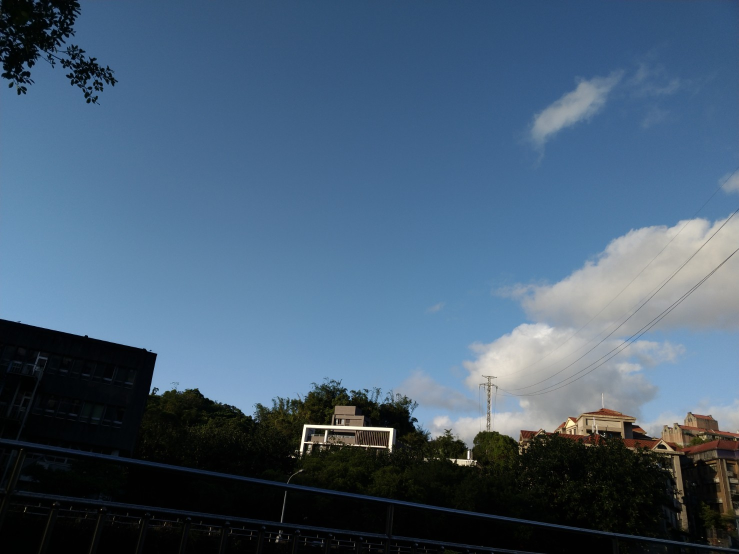
#> input picture hw3/B09901075/resource/frame1.jpg, 1478 x 1108 px (shown at 1/2 size); its folder holds 3 pictures in this run
$ python part4.py
#> lines starting #> are read from the running program, lines starting #| are printed output that depends on the picture
### hw3/B09901075/src/utils.py
import numpy as np


def solve_homography(u, v):
    """
    This function should return a 3-by-3 homography matrix,
    u, v are N-by-2 matrices, representing N corresponding points for v = T(u)
    :param u: N-by-2 source pixel location matrices
    :param v: N-by-2 destination pixel location matrices
    :return:
    """
    N = u.shape[0]
    H = None

    if v.shape[0] is not N:
        print('u and v should have the same size')
        return None
    if N < 4:
        print('At least 4 points should be given')

    # TODO: 1.forming A
    A_for_vx = np.concatenate((u, np.ones((N, 1)), np.zeros((N, 3)),
                               -1 * np.multiply(u[:, 0], v[:, 0]).reshape((N, 1)), # -ux * vx
                               -1 * np.multiply(u[:, 1], v[:, 0]).reshape((N, 1)), # -uy * vx
                               -1 * v[:, 0].reshape((N, 1))), axis=1) # -vx
    A_for_vy = np.concatenate((np.zeros((N, 3)), u, np.ones((N, 1)),
                               -1 * np.multiply(u[:, 0], v[:, 1]).reshape((N, 1)), # -ux * vy
                               -1 * np.multiply(u[:, 1], v[:, 1]).reshape((N, 1)), # -uy * vy
                               -1 * v[:, 1].reshape((N, 1))), axis=1) # -vy
    A = np.concatenate((A_for_vx, A_for_vy), axis=0)

    # # TODO: 2.solve H with A
    _, _, VT = np.linalg.svd(A)
    H = VT.T[:, -1]
    H = H / H[-1]
    H = H.reshape(3, 3)

    return H


def warping(src, dst, H, ymin, ymax, xmin, xmax, direction='b'):
    """
    Perform forward/backward warpping without for loops. i.e.
    for all pixels in src(xmin~xmax, ymin~ymax),  warp to destination
          (xmin=0,ymin=0)  source                       destination
                         |--------|              |------------------------|
                         |        |              |                        |
                         |        |     warp     |                        |
    forward warp         |        |  --------->  |                        |
                         |        |              |                        |
                         |--------|              |------------------------|
                                 (xmax=w,ymax=h)

    for all pixels in dst(xmin~xmax, ymin~ymax),  sample from source
                            source                       destination
                         |--------|              |------------------------|
                         |        |              | (xmin,ymin)            |
                         |        |     warp     |           |--|         |
    backward warp        |        |  <---------  |           |__|         |
                         |        |              |             (xmax,ymax)|
                         |--------|              |------------------------|

    :param src: source image
    :param dst: destination output image
    :param H:
    :param ymin: lower vertical bound of the destination(source, if forward warp) pixel coordinate
    :param ymax: upper vertical bound of the destination(source, if forward warp) pixel coordinate
    :param xmin: lower horizontal bound of the destination(source, if forward warp) pixel coordinate
    :param xmax: upper horizontal bound of the destination(source, if forward warp) pixel coordinate
    :param direction: indicates backward warping or forward warping
    :return: destination output image
    """

    h_src, w_src, ch = src.shape
    h_dst, w_dst, ch = dst.shape
    H_inv = np.linalg.inv(H)

    # TODO: 1.meshgrid the (x,y) coordinate pairs
    x, y = np.meshgrid(range(xmin, xmax), range(ymin, ymax))

    # TODO: 2.reshape the destination pixels as N x 3 homogeneous coordinate
    N = (xmax - xmin) * (ymax - ymin)
    U = np.concatenate((x.reshape((1, N)), y.reshape((1, N)), np.ones((1, N))), axis=0)

    if direction == 'b':
        # TODO: 3.apply H_inv to the destination pixels and retrieve (u,v) pixels, then reshape to (ymax-ymin),(xmax-xmin)
        V = np.dot(H_inv, U)
        V = np.divide(V, V[-1, :])
        Vx = np.rint(V[0, :].reshape(((ymax-ymin),(xmax-xmin))))
        Vy = np.rint(V[1, :].reshape(((ymax-ymin),(xmax-xmin))))
        # TODO: 4.calculate the mask of the transformed coordinate (should not exceed the boundaries of source image)
        x_mask = np.bitwise_and((Vx >= 0), (Vx < w_src))
        y_mask = np.bitwise_and((Vy >= 0), (Vy < h_src))
        mask = np.bitwise_and(x_mask, y_mask)
        # TODO: 5.sample the source image with the masked and reshaped transformed coordinates
        # TODO: 6. assign to destination image with proper masking
        valid_Vx = Vx[mask].astype(int)
        valid_Vy = Vy[mask].astype(int)
        dst[y[mask], x[mask]] = src[valid_Vy, valid_Vx]
        # pass

    elif direction == 'f':
        # TODO: 3.apply H to the source pixels and retrieve (u,v) pixels, then reshape to (ymax-ymin),(xmax-xmin)
        V = np.dot(H, U)
        V = np.divide(V, V[-1, :])
        Vx = np.rint(V[0, :].reshape(((ymax-ymin),(xmax-xmin))))
        Vy = np.rint(V[1, :].reshape(((ymax-ymin),(xmax-xmin))))
        # TODO: 4.calculate the mask of the transformed coordinate (should not exceed the boundaries of destination image)
        x_mask = np.bitwise_and((Vx >= 0), (Vx < w_dst))
        y_mask = np.bitwise_and((Vy >= 0), (Vy < h_dst))
        mask = np.bitwise_and(x_mask, y_mask)
        # TODO: 5.filter the valid coordinates using previous obtained mask
        # TODO: 6. assign to destination image using advanced array indicing
        valid_Vx = Vx[mask].astype(int)
        valid_Vy = Vy[mask].astype(int)
        dst[valid_Vy, valid_Vx, :] = src[mask]
        # pass

    return dst

### hw3/B09901075/src/part4.py
import numpy as np
import cv2
import random
from tqdm import tqdm
from utils import solve_homography, warping

random.seed(999)

def panorama(imgs):
    """
    Image stitching with estimated homograpy between consecutive
    :param imgs: list of images to be stitched
    :return: stitched panorama
    """
    h_max = max([x.shape[0] for x in imgs])
    w_max = sum([x.shape[1] for x in imgs])
    w = 0

    # create the final stitched canvas
    dst = np.zeros((h_max, w_max, imgs[0].shape[2]), dtype=np.uint8)
    dst[:imgs[0].shape[0], :imgs[0].shape[1]] = imgs[0]
    last_best_H = np.eye(3)
    out = None

    # for all images to be stitched:
    for idx in tqdm(range(len(imgs)-1)):
        im1 = imgs[idx]
        im2 = imgs[idx + 1]

        # TODO: 1.feature detection & matching
        num_of_matches = 50
        orb = cv2.ORB_create()
        kp1, des1 = orb.detectAndCompute(im1, None)
        kp2, des2 = orb.detectAndCompute(im2, None)
        bf = cv2.BFMatcher(cv2.NORM_HAMMING, crossCheck=True)
        matches = bf.match(des1,des2)
        matches = sorted(matches, key = lambda x:x.distance)[:num_of_matches]

        v = np.array([ kp1[match.queryIdx].pt for match in matches ]).reshape(-1, 2)
        u = np.array([ kp2[match.trainIdx].pt for match in matches ]).reshape(-1, 2)
        # TODO: 2. apply RANSAC to choose best H
        iteration = 10000
        num_points_for_H = 4
        max_num_of_inliers = 0
        thres = 0.5
        best_H = np.eye(3)

        for _ in range(iteration):
            index = random.sample(range(num_of_matches), num_points_for_H)
            rand_u, rand_v = u[index], v[index]
            H = solve_homography(rand_u, rand_v)

            U = np.concatenate((u.T, np.ones((1,num_of_matches))), axis=0)
            pred_V = np.dot(H, U)
            pred_V = np.divide(pred_V, pred_V[-1, :])[:-1, :]

            error = np.linalg.norm((v.T - pred_V), axis=0)
            num_of_inliers = sum(error < thres)

            if max_num_of_inliers < num_of_inliers:
                max_num_of_inliers = num_of_inliers
                best_H = H

        # TODO: 3. chain the homographies
        last_best_H = np.dot(last_best_H, best_H)
        # TODO: 4. apply warping
        w += im1.shape[1]
        out = warping(im2, dst, last_best_H, 0, h_max, w, w + im2.shape[1], direction='b')
    return out

if __name__ == "__main__":
    # ================== Part 4: Panorama ========================
    # TODO: change the number of frames to be stitched
    FRAME_NUM = 3
    imgs = [cv2.imread('../resource/frame{:d}.jpg'.format(x)) for x in range(1, FRAME_NUM + 1)]
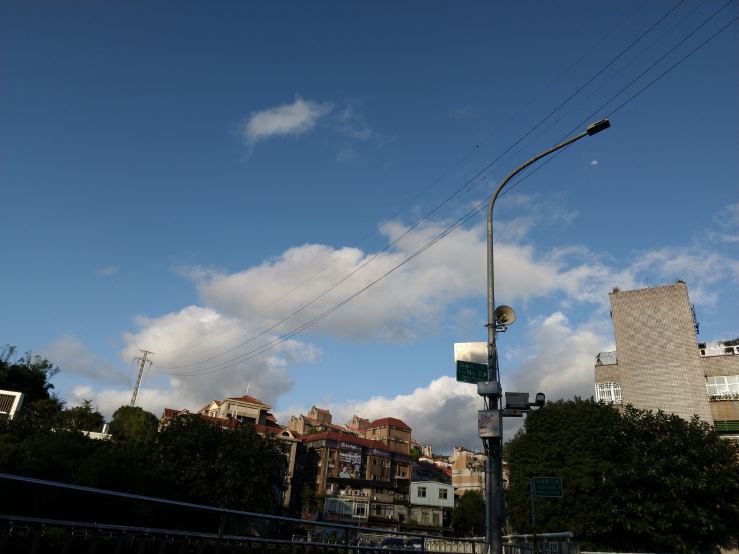
#> input picture hw3/B09901075/resource/frame2.jpg, 1478 x 1108 px (shown at 1/2 size)
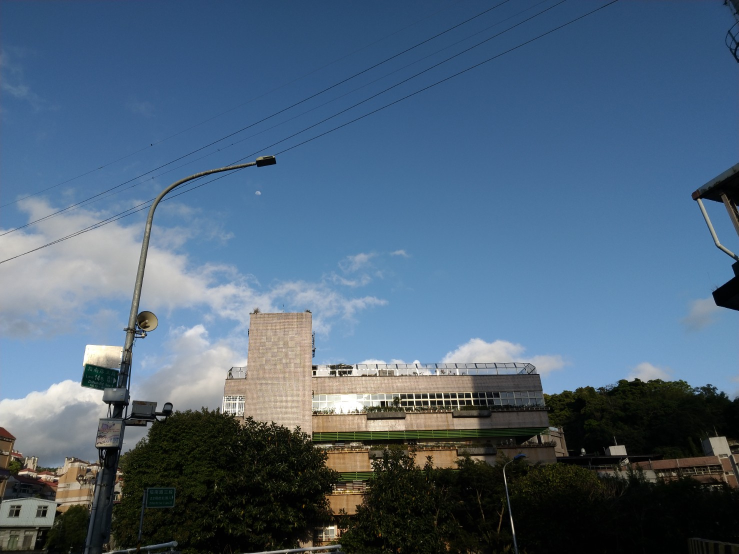
#> input picture hw3/B09901075/resource/frame3.jpg, 1478 x 1108 px (shown at 1/2 size)
#> imgs = 3 items
    output4 = panorama(imgs)
#> in panorama, `h_max = max([x.shape[0] for x in imgs])`: h_max = 1108
#> in panorama, `w_max = sum([x.shape[1] for x in imgs])`: w_max = 4434
#> in panorama, `dst[:imgs[0].shape[0], :imgs[0].shape[1]] = imgs[0]`:
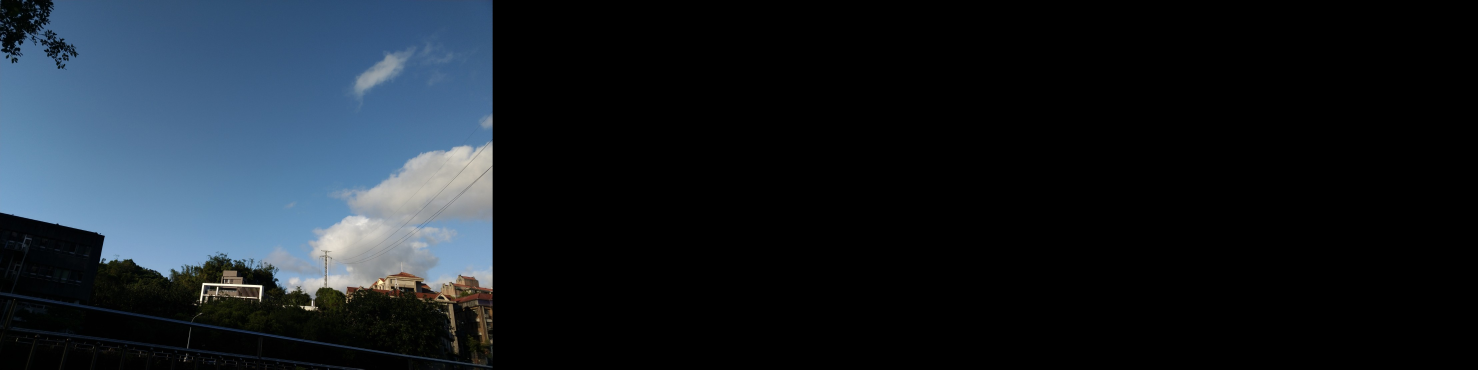
#> dst: shape (1108, 4434, 3) (shown at 1/3 size); mean of channels 0, 1, 2 38.4, 31, 23.4; drawn as B, G, R
#> the loop in panorama, `for idx in tqdm(range(len(imgs)-1)):` made 2 passes
#> (num_of_matches, matches, iteration, num_points_for_H, thres) on pass 1: (50, 50 matches, 10000, 4, 0.5)
#> pass 1, in warping, `Vx = np.rint(V[0, :].reshape(((ymax-ymin),(xmax-xmin))))`:
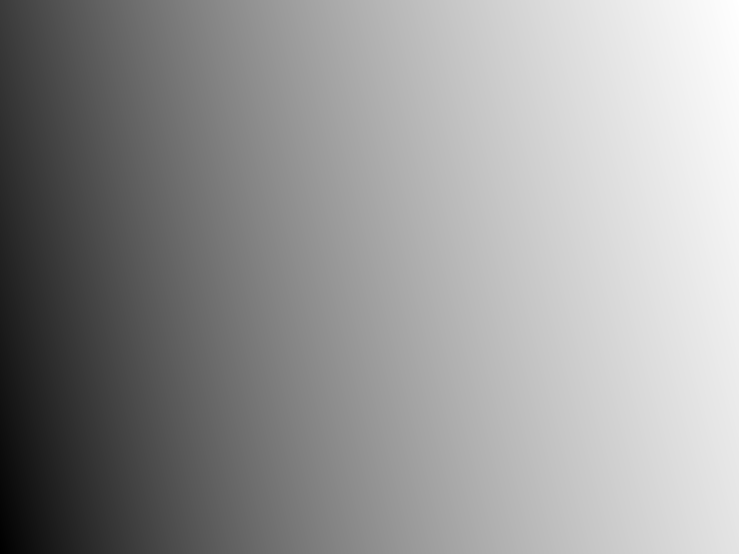
#> Vx: shape (1108, 1478) float64 (shown at 1/2 size); min 648, max 1355, mean 1071.3; drawn with min black and max white
#> pass 1, in warping, `Vy = np.rint(V[1, :].reshape(((ymax-ymin),(xmax-xmin))))`:
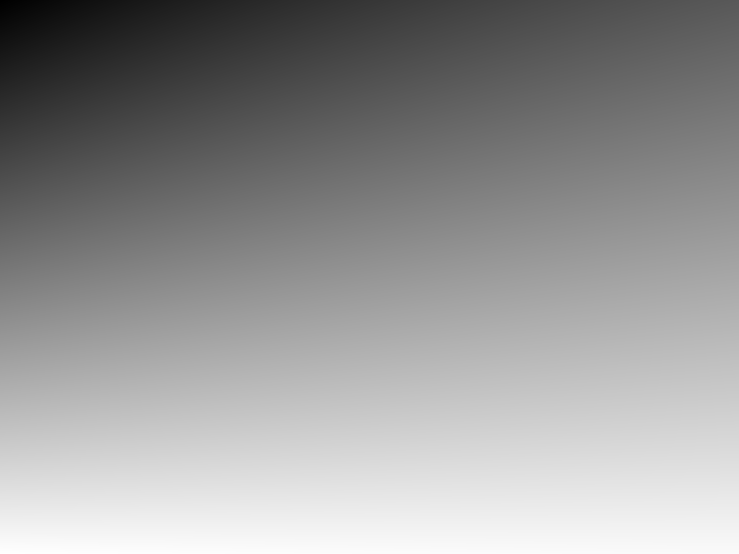
#> Vy: shape (1108, 1478) float64 (shown at 1/2 size); min 211, max 1049, mean 702.6; drawn with min black and max white
#> pass 1, in panorama, `out = warping(im2, dst, last_best_H, 0, h_max, w, w + im2.shape[1], di..`:
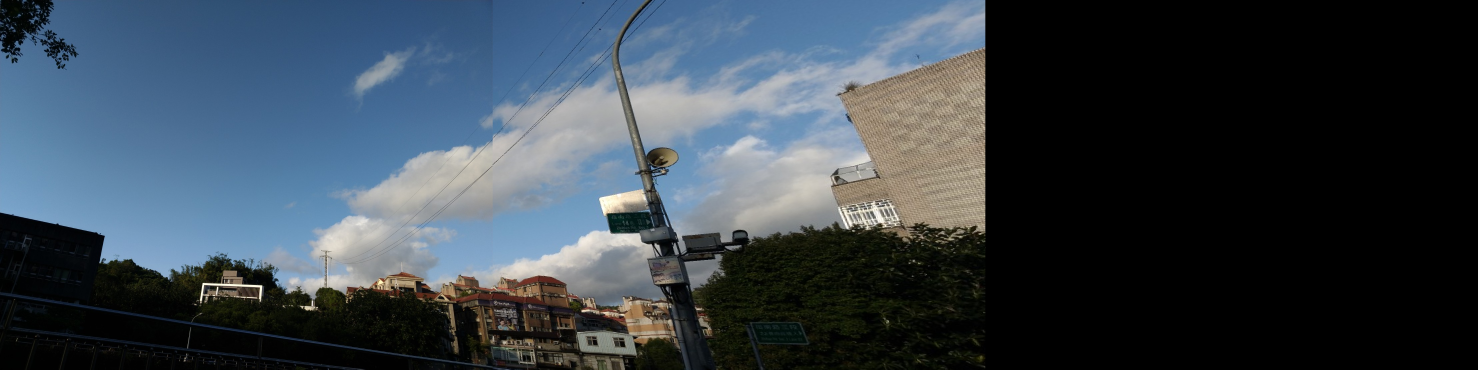
#> out: shape (1108, 4434, 3) (shown at 1/3 size); mean of channels 0, 1, 2 76.9, 67.3, 56.5; drawn as B, G, R
#> in panorama, im1 is the input picture: shape (1108, 1478, 3); mean B, G, R 114.1, 94.6, 75.9
#> in panorama, im2 is the input picture: shape (1108, 1478, 3); mean B, G, R 121, 99.6, 77.7
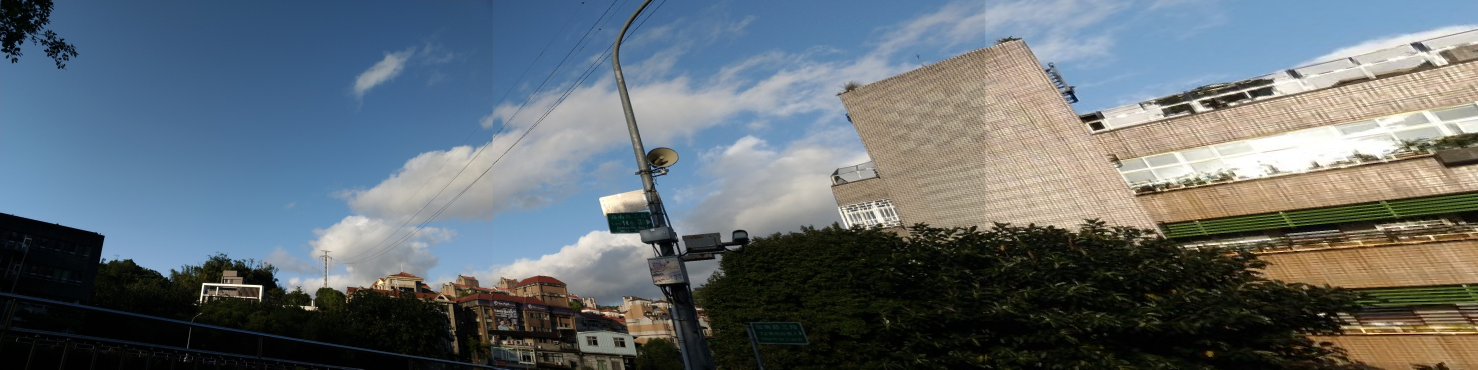
#> output4: shape (1108, 4434, 3) (shown at 1/3 size); mean of channels 0, 1, 2 114.5, 108.4, 98.6; drawn as B, G, R
    cv2.imwrite('output4.png', output4)
